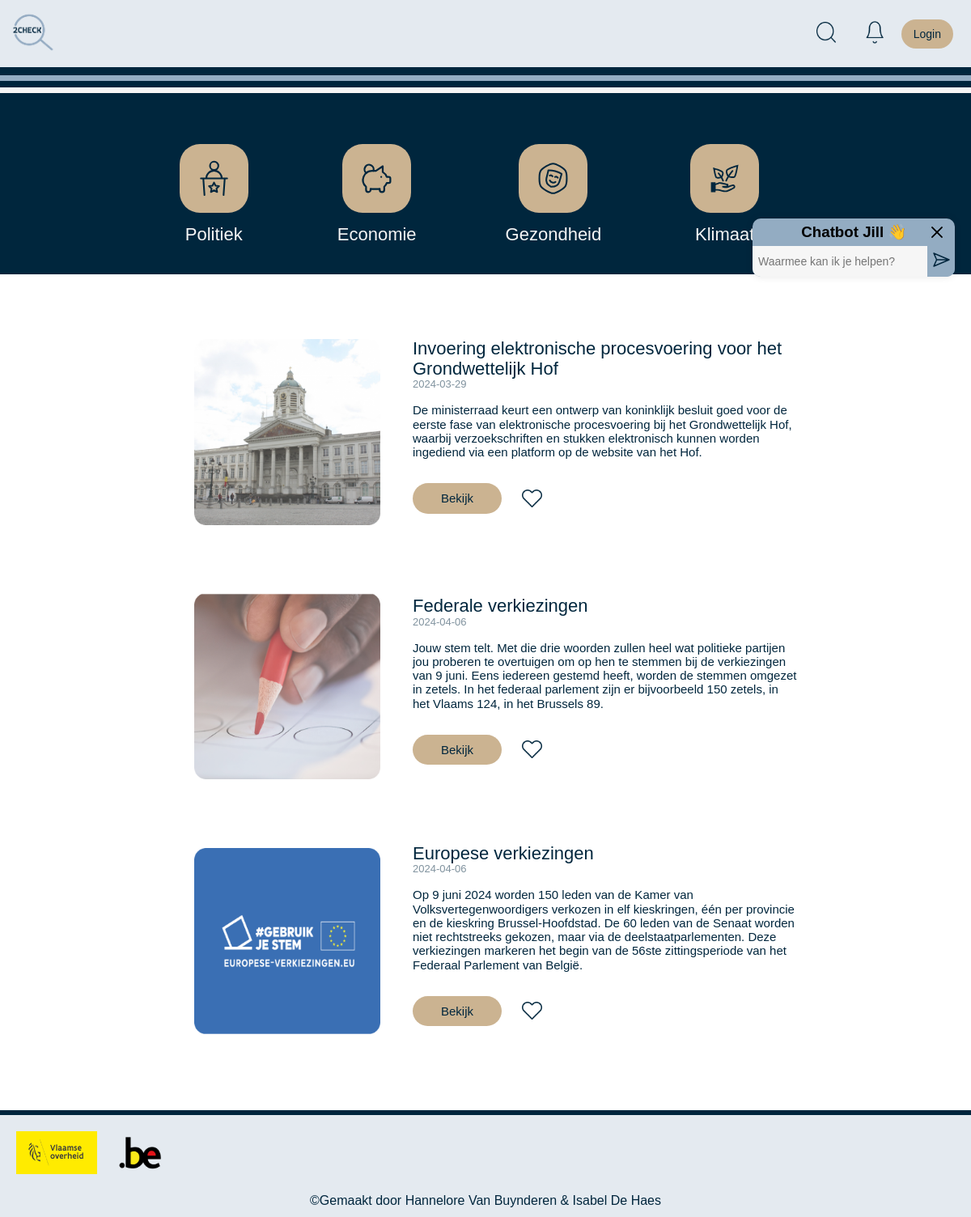
Before: /politiek.php with the older database file.
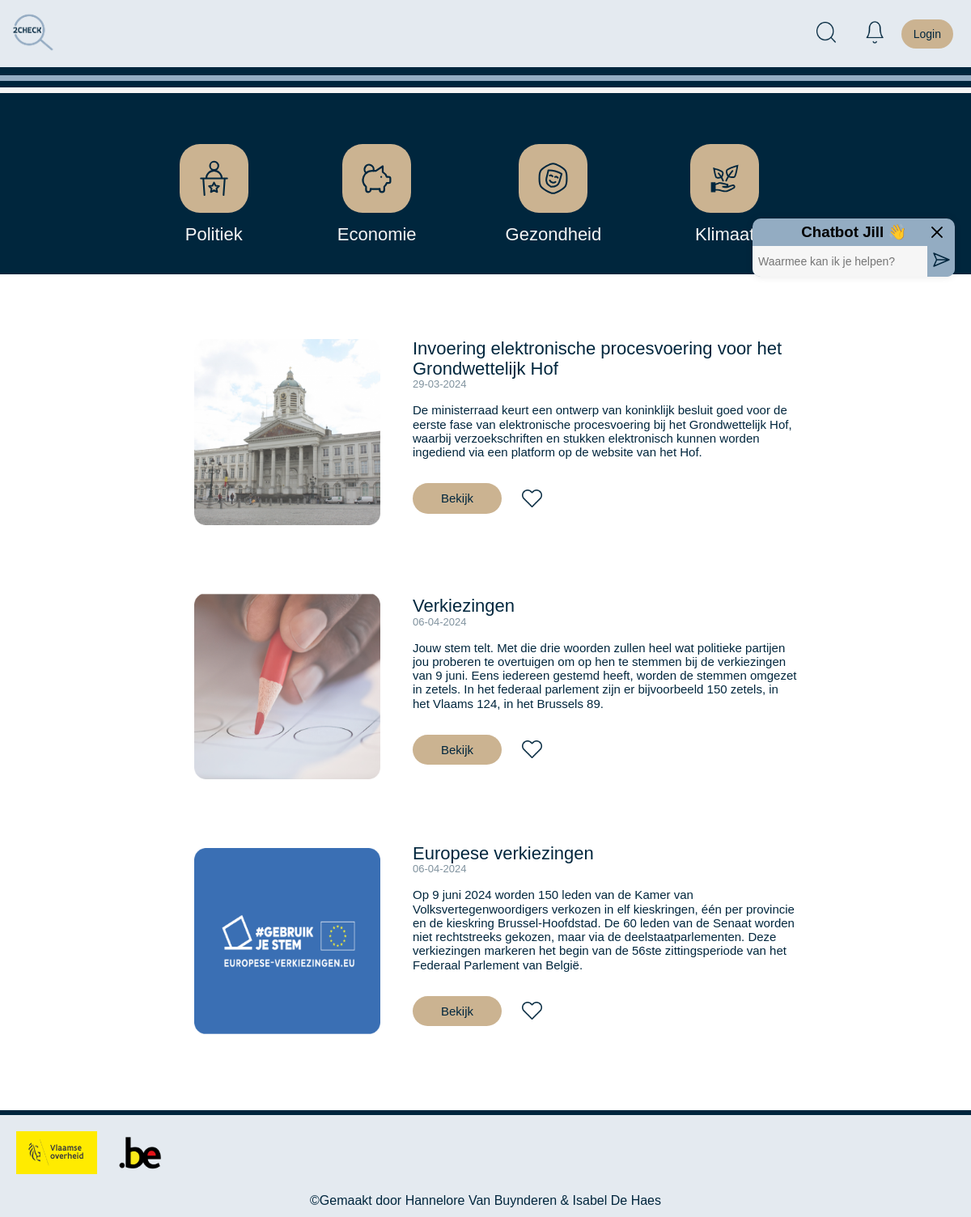
After: the same page with the newer database file.
### tables this page shows
CREATE TABLE `artikel` (
  `id` int(11) NOT NULL,
  `naam` varchar(300) NOT NULL,
  `inhoud` varchar(600) NOT NULL,
  `datum` varchar(10) DEFAULT NULL,
  `foto` varchar(300) DEFAULT NULL,
  `favoriet` tinyint(1) DEFAULT '0',
  `thema` varchar(300) NOT NULL,
  `link` varchar(300) NOT NULL
);

### classes/Artikel.php (called while the page is built, shortened)
<?php
class Artikel {
    private string $thema;
    public function setThema($thema) {
        $this->thema = $thema;
    }
    public function searchByThema() {
        $conn = Db::getConnection();
        $query = "SELECT * FROM artikel WHERE thema = :thema";
        $params = ['thema' => $this->thema];
        $statement = $conn->prepare($query);
        $statement->execute($params);
        $results = $statement->fetchAll(PDO::FETCH_ASSOC);
        return $results;
    }
}
?>

### politiek.php (the view, shortened to what this page needs)
<!DOCTYPE html>
<html lang="en">
<head>
    <link rel="stylesheet" href="styles/normalize.css">
    <link rel="stylesheet" href="styles/style.css">
    <link rel="stylesheet" href="styles/general.css">
    <link rel="stylesheet" href="styles/header.css">
    <link rel="stylesheet" href="styles/detailpagina2.css">
    <link rel="stylesheet" href="styles/profiel.css">
</head>
<body>
    <?php include_once("nav.inc.php") ?>
    <?php include_once("header.inc.php") ?>
    <div class="artikels">
        <?php
        include_once("classes/Artikel.php");
        $artikel = new Artikel();
        $artikel->setThema("politiek");
        $politiek_artikelen = $artikel->searchByThema();
        foreach ($politiek_artikelen as $artikel) :
            $naam = $artikel['naam'];
            $inhoud = $artikel['inhoud'];
            $datum = $artikel['datum'];
            $fotoBestandsnaam = $artikel['foto'];
            $link = $artikel['link'];
        ?>
            <div class="artikel_div">
                <div class="image" style="position: relative;">
                    <img class="artikel_foto" src="images\artikel_foto\<?= $fotoBestandsnaam ?>" alt="Afbeelding">
                </div>
                <div class="article-content">
                    <div class="title">
                        <h2><?= $naam ?></h2>
                        <p><?= $datum ?></p>
                    </div>
                    <div class="text">
                        <p><?= $inhoud ?></p>
                    </div>
                    <div class="bekijk">
                        <a href="<?= $link ?>">Bekijk</a>
                        <img class="heart-icon" src="images/unlikeheart.png" alt="unlike" onclick="toggleLike()">
                    </div>
                </div>
            </div>
        <?php endforeach; ?>
    </div>
    <?php include_once("footer.inc.php") ?>
</body>
</html>

### nav.inc.php (shortened to what this page needs)
<?php
include_once(__DIR__ . DIRECTORY_SEPARATOR . "/classes/Artikel.php");
if (isset($_SESSION['loggedin']) && $_SESSION['loggedin'] === true && isset($_SESSION['user'])) {
    $user = $_SESSION['user'];
    if (isset($user['profiel_foto'])) {
        echo "<nav class='navbar'>";
        echo "<a href='index.php' class='logo'>";
        echo "<img src='images/logo_lab_2-07.png' alt='' height='60px' width='auto'>";
        echo "</a>";
        echo "<div class='menu'>";
        echo "<div id='searchBar' class='search-bar'>";
        echo "<a href='#' id='searchIconInBar'>";
        echo "<img width='24px' src='images/witvergrootgals.png' alt='vergrootglas voor zoeken'>";
        echo "</a>";
        echo "<input type='text' placeholder='Zoeken...'>";
        echo "<button id='closeSearch'><img width='45px' src='images/sluitx.png' alt='sluiten'></button>";
        echo "</div>";
        echo "<a href='#' id='searchIcon'>";
        echo "<img width='24px' src='images/zoekvergrootglas.png' alt='vergrootglas voor zoeken'>";
        echo "</a>";
        echo "<a href='meldingen.php' class='melding'>";
        echo "<img width='22px' src='images/medlingen.png' alt='meldingen'>";
        echo "</a>";
        echo "<a href='profiel.php' style='background-color: rgba(147, 172, 194, 0);' style='padding: 0px;'>";
        echo "<img src='images/profiel_foto/profile_picture_leeg.png' alt='Profielfoto' class='profiel_foto' style='height: 50px; width: auto; border-radius:100%;'>";
        echo "</a>";
        echo "</div>";
        echo "</nav>";
    } else {
        echo "<nav class='navbar'>";
        echo "<a href='index.php' class='logo'>";
        echo "<img src='images/logo_lab_2-07.png' alt='' height='60px' width='auto'>";
        echo "</a>";
        echo "<div class='menu'>";
        echo "<div id='searchBar' class='search-bar'>";
        echo "<a href='#' id='searchIconInBar'>";
        echo "<img width='24px' src='images/witvergrootgals.png' alt='vergrootglas voor zoeken'>";
        echo "</a>";
        echo "<input type='text' placeholder='Zoeken...'>";
        echo "<button id='closeSearch'><img width='45px' src='images/sluitx.png' alt='sluiten'></button>";
        echo "</div>";
        echo "<a href='#' id='searchIcon'>";
        echo "<img width='24px' src='images/zoekvergrootglas.png' alt='vergrootglas voor zoeken'>";
        echo "</a>";
        echo "<a href='meldingen.php' class='melding'>";
        echo "<img width='22px' src='images/medlingen.png' alt='meldingen'>";
        echo "</a>";
        echo "<a href='profiel.php'>Profiel</a>";
        echo "</div>";
        echo "</nav>";
    }
} else {
    echo "<nav class='navbar'>";
    echo "<a href='index.php' class='logo'>";
    echo "<img src='images/logo_lab_2-07.png' alt='' height='60px' width='auto'>";
    echo "</a>";
    echo "<div class='menu'>";
    echo "<a href='#' id='searchIcon'>";
    echo "<img width='24px' src='images/zoekvergrootglas.png' alt='vergrootglas voor zoeken'>";
    echo "</a>";
    echo "<a href='meldingen.php' class='melding'>";
    echo "<img width='22px' src='images/medlingen.png' alt='meldingen'>";
    echo "</a>";
    echo "<a href='inlog.php'>Login</a>";
    echo "</div>";
    echo "</nav>";
}
?>

### header.inc.php (shortened to what this page needs)
<div class="line1"></div>
    <div class="line2"></div>
    <div class="header">
        <div class="flex">
        <div class="politiek">
            <a class="header_icons" href="politiek.php">
                <h3>Politiek</h3>
            </a>
        </div>
        <div class="economie">
            <a class="header_icons" href="economie.php">
                <h3>Economie</h3>
            </a>
        </div>
        <div class="gezondheid">
           <a class="header_icons" href="gezondheid.php">
                <h3>Gezondheid</h3>
            </a>
        </div>
        <div class="klimaat">
          <a class="header_icons" href="klimaat.php">
            <h3>Klimaat</h3>
            </a>
        </div>
        </div>
    </div>
    <div class="chat-container">
        <div class="chat-header">
            <h3>Chatbot Jill 👋</h3>
        </div>
        <div class="chat-input-container">
            <input type="text" class="chat-input" id="user-input" placeholder="Waarmee kan ik je helpen?">
            <div class="send-icon" onclick="receiveMessage()">
                <svg xmlns="http://www.w3.org/2000/svg" width="24" height="24" viewBox="0 0 24 24">
                    <path fill="none" stroke="currentColor" stroke-linecap="round" stroke-linejoin="round" stroke-width="1.5" d="M22 12L3 20l3.563-8L3 4zM6.5 12H22" />
                </svg>
            </div>
        </div>
    </div>

### footer.inc.php
<footer class="footer">
    <div class="logos">
        <a href="https://www.vlaanderen.be/"><img width="100px" src="images/vlaamseoverheid.png" alt="vlaamse overheid website"></a>
        <a href="https://www.belgium.be/nl"><img width="60px" src="images/belgium.be.png" alt="belgium website"></a>
    </div>
    <p class="end">&copyGemaakt door Hannelore Van Buynderen & Isabel De Haes</p>
</footer>

### styles/style.css (style rules this page uses)
* { margin: 0; padding: 0; }
.title { color: #00263D; font-weight: 400; font-family: "neue-haas-grotesk-text", sans-serif; font-style: 12px; }
p { color: #00263D; font-weight: 400; font-family: "neue-haas-grotesk-text", sans-serif; font-style: 10px; }

### styles/general.css (style rules this page uses)
.navbar { display: flex; justify-content: space-between; align-items: center; background-color: rgba(147, 172, 194, 0.25); padding: 10px; }
.navbar a { color: #00263D; text-decoration: none; font-size: 14px; font-weight: 400; font-family: "neue-haas-grotesk-text", sans-serif; font-style: normal; margin-right: 12px; }
p { font-size: 14px; font-weight: 400; font-family: "neue-haas-grotesk-text", sans-serif; font-style: normal; }
.navbar a:nth-last-child(1) { background-color: #CBB391; color: #00263D; padding: 10px 15px; border-radius: 30px; }
.menu { display: flex; align-items: center; }
.melding img { margin-right: 10px; }
#searchIcon img { margin-right: 25px; }
input { border: none !important; background-color: #F6F6F6; color: white; }
.footer { background-color: rgba(147, 172, 194, 0.25); border-top: 6px solid #00263D; padding-top: 20px; }
.logos { margin-left: 20px; padding-bottom: 20px; }
.logos a { margin-right: 20px; }
p { font-weight: 400; font-family: "neue-haas-grotesk-text", sans-serif; font-style: normal; }
.end { text-align: center; font-size: 16px; color: #00263D ; padding-top: -20px; padding-bottom: 10px; font-weight: 400; font-family: "neue-haas-grotesk-text", sans-serif; font-style: normal; }

### styles/detailpagina2.css (style rules this page uses)
* { margin: 0; padding: 0; }
body { overflow-x: hidden; }
.artikels { margin-bottom: 90px; }
.heart-icon { width: 25px; height: auto; }
.artikel_div { display: flex; align-items: center; margin-bottom: 20px; margin-top: 60px; margin-right: 25px; }
.article-content div { flex: 1; margin-right: 40px; }
.text p { margin-top: 15px; font-size: 12px; margin-bottom: 30px; font-weight: 300; font-family: "neue-haas-grotesk-text", sans-serif; font-style: normal; color: #00263d; }
.image { width: 170px; margin-right: 10px; }
.image img { width: 150px; margin-left: 15px; }
.article-content h2 { font-size: 18px; font-weight: 400; font-family: "neue-haas-grotesk-text", sans-serif; font-style: normal; color: #00263d; }
.title p { font-size: 13px; font-weight: 400; font-family: "neue-haas-grotesk-text", sans-serif; font-style: normal; color: rgb(0, 38, 61, 50%); }
.artikel_div a { font-size: 15px; font-weight: 400; font-family: "neue-haas-grotesk-text", sans-serif; font-style: normal; text-decoration: none; background-color: #cbb391; color: #00263d; padding: 10px 35px; border-radius: 30px; margin-right: 25px; }
.bekijk { display: flex; align-items: center; }
@media (min-width: 600px) { .image { margin-right: 90px; } }
@media (min-width: 600px) { .image img { margin-top: 20px; width: 180px; margin-left: 50px; } }
@media (min-width: 600px) { .text p { font-size: 14px; } }
@media (min-width: 600px) { .article-content h2 { font-size: 20px; } }
@media (min-width: 1000px) { .image { margin-right: 340px; } }
@media (min-width: 1000px) { .image img { margin-top: 20px; width: 230px; margin-left: 240px; } }
@media (min-width: 1000px) { .text p { font-size: 15px; } }
@media (min-width: 1000px) { .article-content h2 { font-size: 22px; } }
@media (min-width: 1000px) { .article-content div { margin-right: 190px; } }

### styles/profiel.css (style rules this page uses)
* { font-family: "neue-haas-grotesk-text", sans-serif; }
h2 { color: #00263d; }

Changed rows visible on the page:
changed artikel "Invoering elektronische procesvoering voor het Grondwettelijk Hof": datum "2024-03-29" → "29-03-2024"
changed artikel: naam "Federale verkiezingen" → "Verkiezingen"; datum "2024-04-06" → "06-04-2024"
changed artikel "Europese verkiezingen": datum "2024-04-06" → "06-04-2024"
